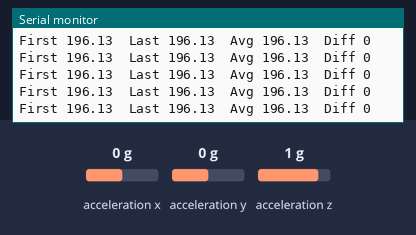
The sketch below on a simulated Arduino Uno, built with avr-gcc and run on an emulated ATmega328P. On the bench: the last lines printed to the serial monitor. Inputs (shaded band) come from the test bench; at power-on: acceleration z 1 g, acceleration x 0 g, acceleration y 0 g.

Above: at 1.2 s.
1.3 s: acceleration z set to -0.8 g
At 1.68 s:
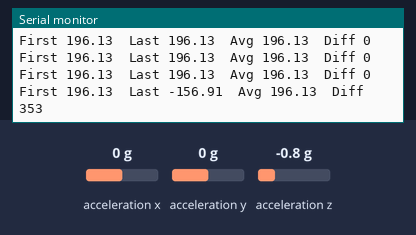
4.3 s: acceleration z set to -1.4 g
At 4.32 s:
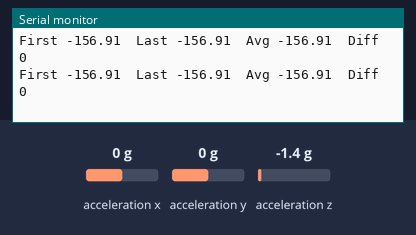
7.3 s: acceleration z set to 0 g
At 8.3 s:
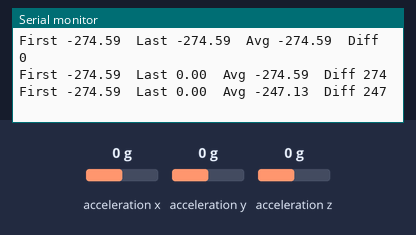
10.3 s: acceleration z set to 0.8 g
At 10.44 s:
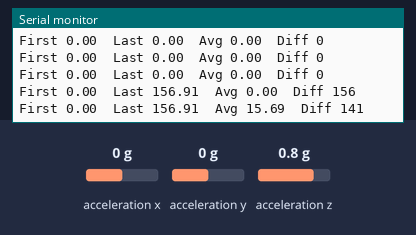
Timing chart, 0 to 13.3 s (numbered marks = the images above; inputs shaded):
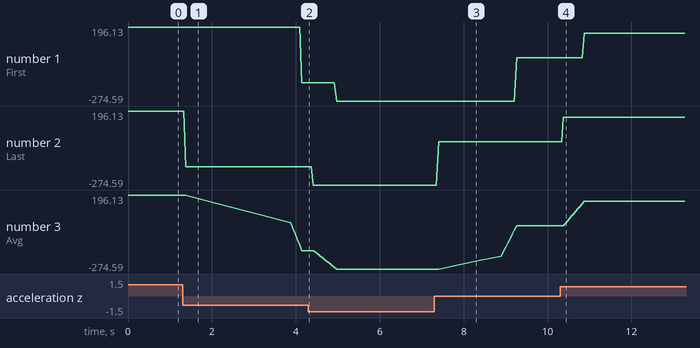

Measured:
- after the input at 1.3 s, the serial monitor: prints a new line after 0.08 s (image 1)
- after the input at 7.3 s, the serial monitor: prints a new line after 0.10 s (image 3)
- after the input at 10.3 s, the serial monitor: prints a new line after 0.08 s (image 4)
- plotted number 1: 196.13 → -156.91 after the input at 1.3 s, -156.91 → -274.59 after the input at 4.3 s, 0 → 156.91 after the input at 10.3 s
- plotted number 2: 196.13 → -156.91 after the input at 1.3 s, -156.91 → -274.59 after the input at 4.3 s, 0 → 156.91 after the input at 10.3 s
- plotted number 3: 196.13 → -156.91 after the input at 1.3 s, -156.91 → -274.59 after the input at 4.3 s, 0 → 156.91 after the input at 10.3 s

The sketch:

ADXL_345.ino
```cpp
#include <Wire.h>
#include <Adafruit_Sensor.h>
#include <Adafruit_ADXL345_U.h>

Adafruit_ADXL345_Unified accel = Adafruit_ADXL345_Unified();

float sum = 0, avg = 0, value[11];
int i, check = 0;
int in1 = 5;
int in2 = 6;

void setup(void)
{
  sensors_event_t event;
  accel.getEvent(&event);
  int temp;

  Serial.begin(9600);
  //first = sum = event.acceleration.z * 20;
  if (!accel.begin())
  {
    Serial.println("No ADXL345 sensor detected.");
    while (1);
  }
  else
  {
    for (i = 0; i < 10; i++) {
      temp = event.acceleration.z * 20;
      value[i] = temp;
      sum += temp;
    }
    value[10] = event.acceleration.z * 20;
  }
}


void loop(void)
{
  sensors_event_t event;
  accel.getEvent(&event);
  /*   Serial.print("X: "); Serial.print(event.acceleration.x * 20 ); Serial.print("  ");
     Serial.print("Y: "); Serial.print(event.acceleration.y * 20 ); Serial.print("  ");
     Serial.print("Z: "); Serial.print(event.acceleration.z * 20 ); Serial.print("  ");
     Serial.println("m/s^2 ");
    // delay(100);
  */
  // value[10] means last value[0]means first
  //  value[10] = event.acceleration.z * 20;

  sum += (value[10] - value[0]);
  avg = sum / 10;

  for (i = 0; i < 10; i++)
  {
    value[i] = value[i + 1];
  }

  value[10] = event.acceleration.z * 20;

  check = avg - value[10];
  check = abs(check);

  Serial.print("First "); Serial.print(value[0] ); Serial.print("  ");
  Serial.print("Last "); Serial.print(value[10] ); Serial.print("  ");
  Serial.print("Avg "); Serial.print(avg ); Serial.print("  ");
  Serial.print("Diff "); Serial.print(check ); Serial.println("  ");

  if ( check > 200 )
  {
    digitalWrite(in1, HIGH);
    digitalWrite(in2, LOW);
    delay(500);
    digitalWrite(in1, LOW);
    digitalWrite(in2, LOW);

  }


}
```
